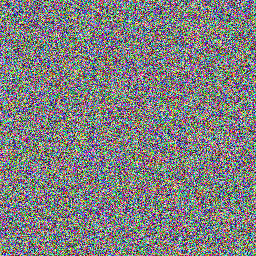
#> input picture img/House_jiamied.tiff, 256 x 256 px
$ python 20250219IE-DE.py
#> lines starting #> are read from the running program, lines starting #| are printed output that depends on the picture; long printed decimals are rounded
### utils/utils.py
import cv2
from numpy import uint8, zeros, sin, pi, cos
import numpy as np
import hashlib


def img_bit_decomposition(img):
    '''图像的位平面分解'''
    m, n = img.shape
    r = zeros((8, m, n), dtype=uint8)
    for i in range(8):
        r[i, :, :] = cv2.bitwise_and(img, 2**i)
        mask = r[i, :, :] > 0
        r[i, mask] = 1
    return r

def logistics_map_with_direction(x0, r, n):
    # 1-1 开始计时
    import time

    """生成步长和方向序列"""
    x = x0
    directions = np.zeros(n, dtype=np.int32)
    steps = np.zeros(n, dtype=np.int32)

    start_time = time.time()
    for i in range(n):
        x = r * x * (1 - x)
        directions[i] = 1 if x > 0.5 else -1
        steps[i] = int(x * 1e14) % n + 1

    # 1 结束计时
    end_time = time.time()

    # 1 计算并输出消耗时间
    elapsed_time = end_time - start_time
    print(f"产生func时间: {elapsed_time:.4f} 秒")

    return steps, directions

def get_shuffle_indices_optimized(n, steps, directions):
    """优化后的索引生成函数"""
    # 创建一个数组来存储可用的位置
    available = np.arange(n, dtype=np.int32)
    available_count = n
    indices = np.zeros(n, dtype=np.int32)

    for i in range(n):
        # 计算当前位置
        step = steps[i] % available_count

        if directions[i] < 0:
            step = available_count - step
        if step >= available_count:
            step = step % available_count

        # 获取并移除选中的位置
        selected_index = available[step]
        indices[i] = selected_index

        # 更新可用位置数组（通过将选中位置与最后一个位置交换，然后缩小数组）
        available[step] = available[available_count - 1]
        available_count -= 1

    return indices


# [10 lines left out: function shuffle_sequence_optimized, not called in this run]


def restore_sequence_optimized(shuffled_sequence, indexSequence):
    """优化后的序列恢复函数"""
    steps, directions = indexSequence
    n = len(shuffled_sequence)
    indices = get_shuffle_indices_optimized(n, steps, directions)

    restore_indices = np.zeros_like(indices)
    restore_indices[indices] = np.arange(n)

    restored_sequence = shuffled_sequence[restore_indices]

    return restored_sequence

def logistic_map(x, r=3.9999, sequence_length=10):
    '''Logistic映射函数
    x: 当前值
    r: 控制参数
    sequence_length: 生成的序列长度
    '''
    sequence = [x]
    for _ in range(sequence_length - 1):
        x = r * x * (1 - x)
        sequence.append(x)
    return sequence

def sine_cubic_map(x, omega):
    return (np.sin(omega * (10 - x) / (x ** 3 - x))) % 1

def sine_cubic_map_sequence(x, omega, sequence_length=10):
    """生成 sine_cubic_map 的序列"""
    sequence = []
    for _ in range(sequence_length):
        x = sine_cubic_map(x, omega)
        sequence.append(x)
    return np.array(sequence)

# 加载图像文件并计算SHA-512哈希
# [5 lines left out: function get_image_hash, not called in this run]

# 将SHA-512哈希值分成64个块，每个块8位，并转换为十进制
def split_hash_into_blocks(sha512_hash):
    # 计算SHA-512哈希的每8位，并将其转换为十进制
    blocks = [int(sha512_hash[i:i+2], 16) for i in range(0, len(sha512_hash), 2)]  # 每两个十六进制字符为一个字节（8位）
    return blocks

### ie/20250219IE-DE.py
import time
from math import floor

import cv2
import numpy as np

from utils.utils import img_bit_decomposition, sine_cubic_map_sequence, logistic_map, logistics_map_with_direction, \
    restore_sequence_optimized, get_image_hash, split_hash_into_blocks

img_path_base = "../img/"
img_name = "House_jiamied.tiff"  # 自行修改图片名，默认为 lena 图
img_path = img_path_base + img_name

filename, ext = img_path.rsplit('.', 1)
encrypt_img_path = f"{filename}_jiemi.png"


x01 = 0.3 #0.3000000000000001
omega01 = 2.4 #2.1

x02 = 0.5 #0.50000001
r02 = 3.95 #3.950000000000001

def reconstruct_image(bit_planes):
    """Reconstruct a single-channel image from bit planes"""
    return np.sum(bit_planes * (2 ** np.arange(8)[:, None, None]), axis=0).astype(np.uint8)


def img_bit_decomposition_color(img):
    """Decompose a color image into bit planes"""
    # 对每个通道进行位平面分解
    return [img_bit_decomposition(img[:, :, channel]) for channel in range(3)]


def reconstruct_image_color(bit_planes_color):
    """Reconstruct a color image from bit planes"""
    channels = [reconstruct_image(bit_planes) for bit_planes in bit_planes_color]
    return cv2.merge(channels)

def rotate_bit_plane(bit_plane, angle):
    '''对位平面进行旋转'''
    if angle == 90:
        return cv2.rotate(bit_plane, cv2.ROTATE_90_COUNTERCLOCKWISE)  # 解密时旋转相反方向
    elif angle == 180:
        return cv2.rotate(bit_plane, cv2.ROTATE_180)
    elif angle == 270:
        return cv2.rotate(bit_plane, cv2.ROTATE_90_CLOCKWISE)
    else:
        return bit_plane  # 如果角度不是90, 180, 270，则不做旋转


def calculate_sums(blocks):
    # 使用 numpy 进行高效的切片和求和操作
    total = np.sum(blocks)
    sum1 = np.sum(blocks[:16])
    sum2 = np.sum(blocks[16:32])
    sum3 = np.sum(blocks[32:48])
    sum4 = np.sum(blocks[48:64])
    sum5 = np.sum(blocks[:33])  # 包含前33块

    return sum1, sum2, sum3, sum4, sum5, total


# 计算偏移量
def calculate_bias(sums, total):
    return [s * 1e-2 / total for s in sums]  # 在计算偏移量时直接乘以 10^-2

def jiami(img):
    # 1 开始计时
#> called with img = '../img/House_jiamied.tiff'
    start_time_all = time.time()
    # 读取彩色图像
    # sha512_hash = "66e4dc62a945f26fd1b5da9146a38efef51fc1f983e82bafc2d1200397631c1ab729da12bad5b75da978bfa90671d4fec49e7a604513d2a6eba8682527466f24"
    sha512_hash = "f7028c87feb3cc1bf9ef6e69bc954104b5eea6c34fc0f923fb286c9f467a11ac2ef923a4a0fc0712c230ae3f4bc7c75994879e7942c56b419318674e0790710c"
    print(sha512_hash)
    blocks = split_hash_into_blocks(sha512_hash)
    # 计算每个部分的和
    sum1, sum2, sum3, sum4, sum5, total = calculate_sums(blocks)

    # 计算每个部分的偏移量
    biases = calculate_bias([sum1, sum2, sum3, sum4, sum5], total)

    # 1-0 结束计时
    end_time = time.time()

    # 1-1 计算并输出消耗时间
    elapsed_time = end_time - start_time_all
    print(f"1111: {elapsed_time:.4f} 秒")

    # 提前计算 x0
    x0_1 = float(0.5 + biases[1])
    # x0_1 = 0.5023017931656705
    # print(f"x0_1: {x0_1}")
    x0_2 = float(0.5 + biases[2])
    # x0_2 = 0.5026717040712755
    # print(f"x0_2: {x0_2}")
    x0_3 = float(0.5 + biases[3])
    # x0_3 = 0.5020705988496673
    # print(f"x0_3: {x0_3}")
    x0_4 = float(x02 + biases[4])
    # x0_4 = 0.5054640802977332
    # print(f"x0_4: {x0_4}")

    example_img_color = cv2.imread(img, cv2.IMREAD_COLOR)
#> example_img_color is the input picture: shape (256, 256, 3); mean B, G, R 127.5, 127.4, 127.2

    m, n, _ = example_img_color.shape
#> m = 256; n = 256

    # 1 开始计时
    start_time = time.time()

    x0_0 = float(x01 + biases[0])

    N0 = 1000
    sine_cubic_map_x0 = sine_cubic_map_sequence(x0_0, omega01, N0 + 3 * m * n)[N0:]

    # 1 结束计时
    end_time = time.time()

    # 1 计算并输出消耗时间
    elapsed_time = end_time - start_time
    print(f"产生sine_cubic_map_x0时间: {elapsed_time:.4f} 秒")

    # 1-1 开始计时
    start_time = time.time()

    N0 = 1000
    steps1, directions1 = logistics_map_with_direction(x0_1, 3.9, N0 + m * n)
    indexSequence1 = (steps1[N0:], directions1[N0:])

    steps2, directions2 = logistics_map_with_direction(x0_2, 3.8, N0 + m * n)
    indexSequence2 = (steps2[N0:], directions2[N0:])

    steps3, directions3 = logistics_map_with_direction(x0_3, 3.7, N0 + m * n)
    indexSequence3 = (steps3[N0:], directions3[N0:])

    # 1-1 结束计时
    end_time = time.time()

    # 1-1 计算并输出消耗时间
    elapsed_time = end_time - start_time
    print(f"产生logistics_map_with_direction_map_x0时间: {elapsed_time:.4f} 秒")

    # 1-2 开始计时
    start_time = time.time()

    N1 = 1000
    logistic_map_x0 = logistic_map(x0_4, r02, N1 + m * n)[N1:]
    X01 = [floor(j * 1e14) % 256 for j in logistic_map_x0]

    X01_reshape1 = np.mat(X01, dtype=np.uint8).reshape(m, n)

    X01_bitplanes1 = img_bit_decomposition(X01_reshape1)
#> after the loop in img_bit_decomposition, `for i in range(8):`:
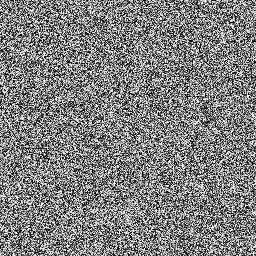
#> img: shape (256, 256); min 0, max 255, mean 127.7

    # 1-2 结束计时
    end_time = time.time()

    # 1-2 计算并输出消耗时间
    elapsed_time = end_time - start_time
    print(f"产生logistic_map_x0时间: {elapsed_time:.4f} 秒")

    #2 开始计时
    start_time = time.time()

    X0 = [floor(i * 1e14) % 256 for i in sine_cubic_map_x0]

    #2 结束计时
    end_time = time.time()

    #2 计算并输出消耗时间
    elapsed_time = end_time - start_time
    print(f"产生X0时间: {elapsed_time:.4f} 秒")

    # 记录开始时间
    start_time3 = time.time()

    # 应用位平面分解于彩色图像
    decomposed_bit_planes_color = img_bit_decomposition_color(example_img_color)
#> decomposed_bit_planes_color = 3 items

    for i in range(3):
        for j in range(0, 4):
            decomposed_bit_planes_color[i][j] = rotate_bit_plane(decomposed_bit_planes_color[i][j], 90 * (4 - j))

    for i in range(3):
        for j in range(4, 8):
            # 假设你要旋转decomposed_bit_planes_color[i][j]的高位平面（例如第7位）
            decomposed_bit_planes_color[i][j] = rotate_bit_plane(decomposed_bit_planes_color[i][j], 90 * (8 - j))
            # 解密步骤
            decomposed_bit_planes_color[i][j] = np.bitwise_xor(decomposed_bit_planes_color[i][j],
                                                               X01_bitplanes1[j, :, :])
#> this loop made 3 passes

    end_time3 = time.time()
    print("逆比特级xor+反转运行时间:", end_time3 - start_time3, "秒")
#| 逆比特级xor+反转运行时间: 0.04891 秒

    # 从位平面重构彩色图像
    reconstructed_img_color = reconstruct_image_color(decomposed_bit_planes_color)

    #3 开始计时
    start_time = time.time()

    #3 拆分图像并转换为一维数组
    B, G, R = cv2.split(reconstructed_img_color)
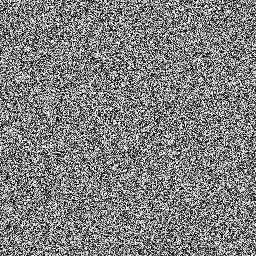
#> G: shape (256, 256); min 0, max 255, mean 127.7
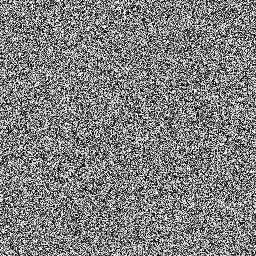
#> R: shape (256, 256); min 0, max 255, mean 127.5

    B1 = B.ravel()
    G1 = G.ravel()
    R1 = R.ravel()

    B22 = restore_sequence_optimized(B1, indexSequence1)
#> in restore_sequence_optimized, `n = len(shuffled_sequence)`: n = 65536
#> the loop in get_shuffle_indices_optimized, `for i in range(n):` made 65536 passes
#> (step, selected_index, available_count) on passes 1 to 12: (46160, 46160, 65535), (143, 143, 65534), (6853, 6853, 65533), (24098, 24098, 65532), (50378, 50378, 65531), (16373, 16373, 65530), (18430, 18430, 65529), (15547, 15547, 65528), (33642, 33642, 65527), (54947, 54947, 65526), (24105, 24105, 65525), (56898, 56898, 65524)
#> step on passes 62, 63, 65, 66, 68, 70: 14659, 31558, 50010, 11551, 17155, 31049
#> after the loop in get_shuffle_indices_optimized, `for i in range(n):`: available_count = 0
    G22 = restore_sequence_optimized(G1, indexSequence2)
#> the loop in get_shuffle_indices_optimized (call 2), `for i in range(n):` made 65536 passes
#> (step, selected_index, available_count) on passes 1 to 12: (34385, 34385, 65535), (16669, 16669, 65534), (3691, 3691, 65533), (54966, 54966, 65532), (65252, 65252, 65531), (2472, 2472, 65530), (1534, 1534, 65529), (50991, 50991, 65528), (45800, 45800, 65527), (37126, 37126, 65526), (52080, 52080, 65525), (28755, 28755, 65524)
#> step on passes 64, 68, 70, 75, 78, 85: 1545, 41239, 2247, 44629, 30284, 44144
    R22 = restore_sequence_optimized(R1, indexSequence3)

    # 3 结束计时
    end_time = time.time()

    # 3 计算并输出消耗时间
    elapsed_time = end_time - start_time
    print(f"产生all111时间: {elapsed_time:.4f} 秒")

    all = np.concatenate((R22.ravel(), G22.ravel(), B22.ravel())).astype(np.int32)

    # 3 开始计时
    start_time = time.time()
    # 假设 all 是加密后的数组，X0 是密钥数组
    for j in range(2, -1, -1):  # 逆序处理3轮 2, -1, -1
        for i in range(3 * m * n - 1, -1, -1):  # 逆序处理每个元素
            # 如果在第二轮（j == 1），执行交换操作
            if j == 0:
                # 交换前四位和后四位
                current = all[i]
                front = (current >> 4) & 0x0F
                back = current & 0x0F
                swapped = (back << 4) | front
                all[i] = swapped

            # 异或操作逆向
            sum_val = all[i] ^ X0[i]

            # 计算前一个值（prev）
            if i == 0:
                prev = all[-1]  # 原数组的最后一个元素，此时已解密
            else:
                prev = all[i - 1]  # 加密后的前一个元素值

            # 逆向加法操作
            original = (sum_val - prev) % 256
            all[i] = original

    # for i in range(3 * m * n - 1, -1, -1):  # 逆序处理每个元素
    #     # 如果在第二轮（j == 1），执行交换操作
    #     # 交换前四位和后四位
    #     current = all[i]
    #     front = (current >> 4) & 0x0F
    #     back = current & 0x0F
    #     swapped = (back << 4) | front
    #     all[i] = swapped
    #
    #     # 异或操作逆向
    #     sum_val = all[i] ^ X0[i]
    #
    #     # 计算前一个值（prev）
    #     if i == 0:
    #         prev = all[-1]  # 原数组的最后一个元素，此时已解密
    #     else:
    #         prev = all[i - 1]  # 加密后的前一个元素值
    #
    #     # 逆向加法操作
    #     original = (sum_val - prev) % 256
    #     all[i] = original

    all = all.astype(np.uint8)  # 转换回 uint8，确保适用于 OpenCV

    #3 结束计时
    end_time = time.time()

    #3 计算并输出消耗时间
    elapsed_time = end_time - start_time
    print(f"产生all时间: {elapsed_time:.4f} 秒")

    # 4 开始计时
    start_time = time.time()

    all_split = np.array_split(all, 3)

    B11 = all_split[2]
    G11 = all_split[1]
    R11 = all_split[0]

    B2 = B11.reshape((m, n))
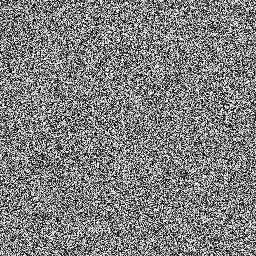
#> B2: shape (256, 256); min 0, max 255, mean 127.4
    G2 = G11.reshape((m, n))
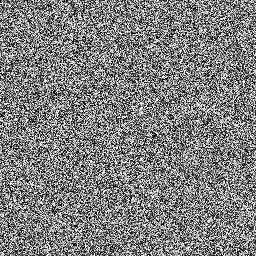
#> G2: shape (256, 256); min 0, max 255, mean 127.4
    R2 = R11.reshape((m, n))
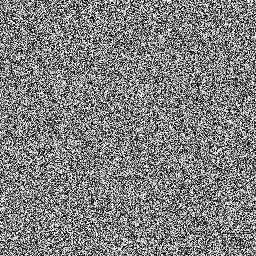
#> R2: shape (256, 256); min 0, max 255, mean 127.8

    E = cv2.merge([B2, G2, R2])
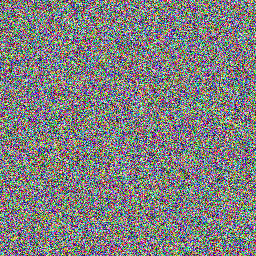
#> E: shape (256, 256, 3); mean of channels 0, 1, 2 127.4, 127.4, 127.8; drawn as B, G, R

    # 4 结束计时
    end_time = time.time()

    # 4 合并
    elapsed_time = end_time - start_time
    print(f"合并时间: {elapsed_time:.4f} 秒")
    # 记录结束时间all
    end_time_all = time.time()
    print("总运行时间:", end_time_all - start_time_all, "秒")

    cv2.imshow('Encrypted Image', E)
    cv2.imwrite(encrypt_img_path, E)  # 保存图像
    cv2.waitKey(0)

def main():
    # 执行函数
    jiami(img_path)


if __name__ == '__main__':
    main()

$ run again, with img/House.tiff copied over img/House_jiamied.tiff
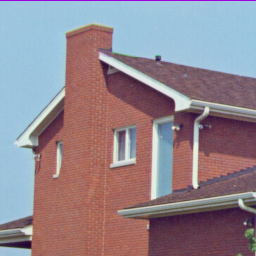
#> input picture img/House.tiff, 256 x 256 px
#> in jiami, example_img_color is the input picture: shape (256, 256, 3); mean B, G, R 142, 133, 146.6
#> decomposed_bit_planes_color = 3 items
#> the loop in jiami, `for i in range(3):` made 3 passes
#| 逆比特级xor+反转运行时间: 0.03612 秒
#> in jiami, `B, G, R = cv2.split(reconstructed_img_color)`:
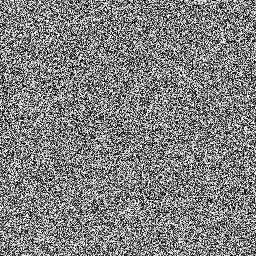
#> R: shape (256, 256); min 0, max 255, mean 128.1
#> in restore_sequence_optimized, `n = len(shuffled_sequence)`: n = 65536
#> the loop in get_shuffle_indices_optimized, `for i in range(n):` made 65536 passes
#> (step, selected_index, available_count) on passes 1 to 8: (46160, 46160, 65535), (143, 143, 65534), (6853, 6853, 65533), (24098, 24098, 65532), (50378, 50378, 65531), (16373, 16373, 65530), (18430, 18430, 65529), (15547, 15547, 65528)
#> after the loop in get_shuffle_indices_optimized, `for i in range(n):`: available_count = 0
#> the loop in get_shuffle_indices_optimized (call 2), `for i in range(n):` made 65536 passes
#> (step, selected_index, available_count) on passes 1 to 8: (34385, 34385, 65535), (16669, 16669, 65534), (3691, 3691, 65533), (54966, 54966, 65532), (65252, 65252, 65531), (2472, 2472, 65530), (1534, 1534, 65529), (50991, 50991, 65528)
#> in jiami, `E = cv2.merge([B2, G2, R2])`:
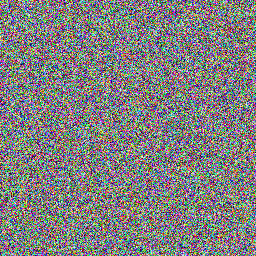
#> E: shape (256, 256, 3); mean of channels 0, 1, 2 127.4, 127.3, 128; drawn as B, G, R
